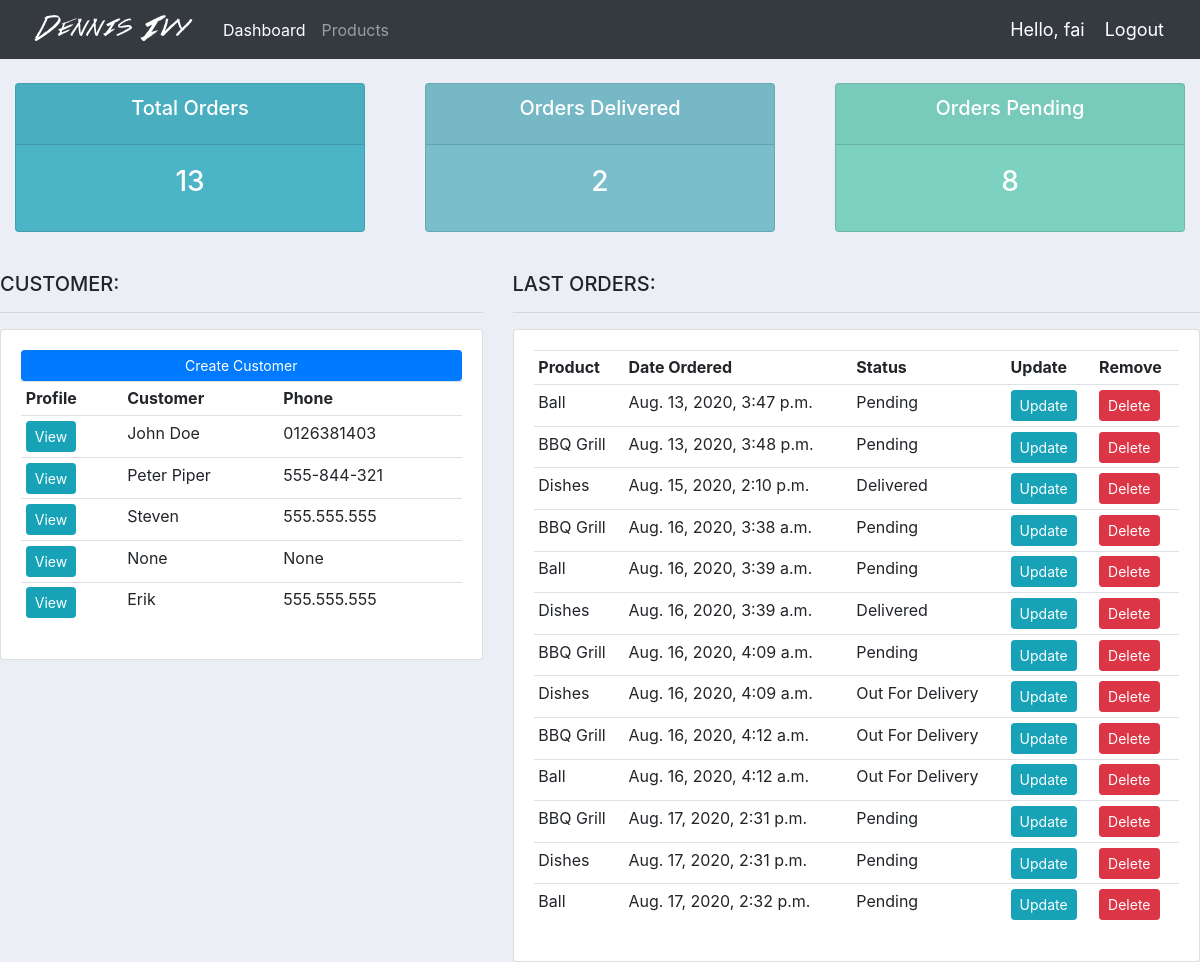
The app's page / (signed in) with its own data.
### accounts/models.py (models this page shows, shortened)
class Customer(models.Model):
	user = models.OneToOneField(User, null=True, blank=True, on_delete=models.CASCADE)
	name = models.CharField(max_length=200, null=True)
	phone = models.CharField(max_length=200, null=True)
	email = models.CharField(max_length=200, null=True)
	profile_pic = models.ImageField(default="profile1.png", null=True, blank=True)
	date_created = models.DateTimeField(auto_now_add=True, null=True)

class Order(models.Model):
	STATUS = (
			('Pending', 'Pending'),
			('Out for delivery', 'Out for delivery'),
			('Delivered', 'Delivered'),
			)
	customer = models.ForeignKey(Customer, null=True, on_delete= models.SET_NULL)
	product = models.ForeignKey(Product, null=True, on_delete= models.SET_NULL)
	date_created = models.DateTimeField(auto_now_add=True, null=True)
	status = models.CharField(max_length=200, null=True, choices=STATUS)
	note = models.CharField(max_length=1000, null=True)

class Product(models.Model):
	CATEGORY = (
			('Indoor', 'Indoor'),
			('Out Door', 'Out Door'),
			)
	name = models.CharField(max_length=200, null=True)
	price = models.FloatField(null=True)
	category = models.CharField(max_length=200, null=True, choices=CATEGORY)
	description = models.CharField(max_length=200, null=True, blank=True)
	date_created = models.DateTimeField(auto_now_add=True, null=True)
	tags = models.ManyToManyField(Tag)
	def __str__(self):
		return self.name

### accounts/decorators.py (the view)
	def wrapper_function(request, *args, **kwargs):
		group = None
		if request.user.groups.exists():
			group = request.user.groups.all()[0].name
		if group == 'customer':
			return redirect('user-page')
		if group == 'admin':
			return view_func(request, *args, **kwargs)

### accounts/views.py (called while the page is built)
@login_required(login_url='login')
@admin_only
def home(request):
	orders = Order.objects.all()
	customers = Customer.objects.all()
	total_customers = customers.count()
	total_orders = orders.count()
	delivered = orders.filter(status='Delivered').count()
	pending = orders.filter(status='Pending').count()
	context = {'orders':orders, 'customers':customers,
	'total_orders':total_orders,'delivered':delivered,
	'pending':pending }
	return render(request, 'accounts/dashboard.html', context)

### accounts/templates/accounts/dashboard.html
{% extends 'accounts/main.html' %}
{% block content %}
{% include 'accounts/status.html' %}
<br />
<div class="row">
	<div class="col-md-5">
		<h5>CUSTOMER:</h5>
		<hr />
		<div class="card card-body">
			<a href="#" class="btn btn-primary btn-sm btn-block"
				>Create Customer</a
			>
			<table class="table table-sm">
				<tr>
					<th>Profile</th>
					<th>Customer</th>
					<th>Phone</th>
				</tr>
				{% for customer in customers %}
				<tr>
					<td><a class="btn btn-sm btn-info" href="{% url 'customer' customer.id %}">View</a></td>
					<td>{{ customer.name }}</td>
					<td>{{ customer.phone }}</td>
				</tr>
				{% endfor %}
			</table>
		</div>
	</div>
	<div class="col-md-7">
		<h5>LAST ORDERS:</h5>
		<hr />
		<div class="card card-body">
			<table class="table table-sm">
				<tr>
					<th>Product</th>
					<th>Date Ordered</th>
					<th>Status</th>
					<th>Update</th>
					<th>Remove</th>
				</tr>
				{% for order in orders %}
				<tr>
					<td>{{ order.product }}</td>
					<td>{{ order.date_created }}</td>
					<td>{{ order.status }}</td>
					<td>
						<a class="btn btn-sm btn-info" href="{% url 'update_order' order.id %}"
							>Update</a
						>
					</td>
					<td>
						<a class="btn btn-sm btn-danger" href="{% url 'delete_order' order.id %}"
							>Delete</a
						>
					</td>
				</tr>
				{% endfor %}
			</table>
		</div>
	</div>
</div>
{% endblock %}

### accounts/templates/accounts/main.html (shortened to what this page needs)
{% load static %}
<!DOCTYPE html>
<html lang="en">
<head>
    <link rel="stylesheet" href="https://stackpath.bootstrapcdn.com/bootstrap/4.5.2/css/bootstrap.min.css">
    <link rel="stylesheet" type="text/css" href="{% static '/css/main.css' %}">
</head>
<body>
    {% include 'accounts/navbar.html' %}
    {% block content %}
    {% endblock %}
</body>
</html>

### accounts/templates/accounts/navbar.html (shortened to what this page needs)
{% load static %}
<nav class="navbar navbar-expand-lg navbar-dark bg-dark">
	<img src="{% static 'images/logo.png' %}">
	<div class="collapse navbar-collapse" id="navbarNav">
		<ul class="navbar-nav">
			{% if request.user.is_staff %}
			<li class="nav-item active">
				<a class="nav-link" href="{% url 'home' %}">Dashboard</a>
			</li>
			<li class="nav-item">
				<a class="nav-link" href="{% url 'products' %}">Products</a>
			</li>
			{% else %}
			<li class="nav-item">
				<a class="nav-link" href="{% url 'account' %}">Settings</a>
			</li>
			{% endif %}
		</ul>
	</div>
	<span class="hello-msg">Hello, {{request.user}}</span>
	<span><a class="hello-msg" href="{% url 'logout' %}">Logout</a></span>
</nav>

### accounts/templates/accounts/status.html
<br>
<div class="row">
    <div class="col">
        <div class="col-md">
            <div class="card text-center text-white mb-3" id="total-orders">
                <div class="card-header">
                    <h5 class="card-title">Total Orders</h5>
                </div>
                <div class="card-body">
                    <h3 class="card-title">{{ total_orders }}</h3>
                </div>
            </div>
        </div>
    </div>
    <div class="col">
        <div class="col-md">
            <div class="card text-center text-white mb-3" id="orders-delivered">
                <div class="card-header">
                    <h5 class="card-title">Orders Delivered</h5>
                </div>
                <div class="card-body">
                    <h3 class="card-title">{{ delivered }}</h3>
                </div>
            </div>
        </div>
    </div>
    <div class="col">
        <div class="col-md">
            <div class="card text-center text-white mb-3" id="orders-pending">
                <div class="card-header">
                    <h5 class="card-title">Orders Pending</h5>
                </div>
                <div class="card-body">
                    <h3 class="card-title">{{ pending }}</h3>
                </div>
            </div>
        </div>
    </div>
</div>

### static/css/main.css (style rules this page uses)
body { background-color: #ebeff5; }
#total-orders { background-color: #4cb4c7; }
#orders-delivered { background-color: #7abecc; }
#orders-pending { background-color: #7cd1c0; }

### accounts/templates/accounts/navbar.html (style rules this page uses)
.hello-msg { font-size: 18px; color: #fff; margin-right: 20px; }

### records on screen
Customer: name "John Doe", phone "0126381403"
Customer: name "Peter Piper", phone "555-844-321"
Customer: name "Steven", phone "555.555.555"
Customer: name "None", phone "None"
Customer: name "Erik", phone "555.555.555"
Order: product "Ball", date_created "Aug. 13, 2020, 3:47 p.m.", status "Pending"
Order: product "BBQ Grill", date_created "Aug. 13, 2020, 3:48 p.m.", status "Pending"
Order: product "Dishes", date_created "Aug. 15, 2020, 2:10 p.m.", status "Delivered"
Order: product "BBQ Grill", date_created "Aug. 16, 2020, 3:38 a.m.", status "Pending"
Order: product "Ball", date_created "Aug. 16, 2020, 3:39 a.m.", status "Pending"
Order: product "Dishes", date_created "Aug. 16, 2020, 3:39 a.m.", status "Delivered"
Order: product "BBQ Grill", date_created "Aug. 16, 2020, 4:09 a.m.", status "Pending"
Order: product "Dishes", date_created "Aug. 16, 2020, 4:09 a.m.", status "Out For Delivery"
Order: product "BBQ Grill", date_created "Aug. 16, 2020, 4:12 a.m.", status "Out For Delivery"
Order: product "Ball", date_created "Aug. 16, 2020, 4:12 a.m.", status "Out For Delivery"
Order: product "BBQ Grill", date_created "Aug. 17, 2020, 2:31 p.m.", status "Pending"
Order: product "Dishes", date_created "Aug. 17, 2020, 2:31 p.m.", status "Pending"
Order: product "Ball", date_created "Aug. 17, 2020, 2:32 p.m.", status "Pending"

### other values on screen
{{ request.user }} "fai"
{{ total_orders }} "13"
{{ delivered }} "2"
{{ pending }} "8"
